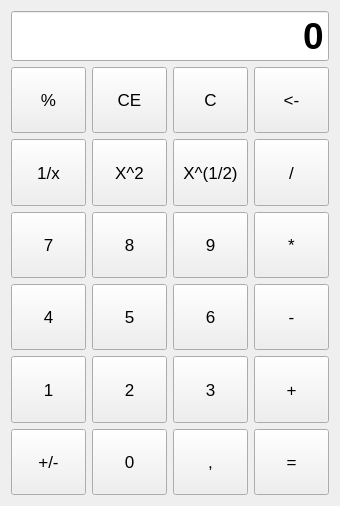
<?xml version="1.0" encoding="UTF-8"?>
<ui version="4.0">
 <class>Form</class>
 <widget class="QWidget" name="Form">
  <property name="geometry">
   <rect>
    <x>0</x>
    <y>0</y>
    <width>338</width>
    <height>506</height>
   </rect>
  </property>
  <property name="windowTitle">
   <string>Калькулятор</string>
  </property>
  <layout class="QVBoxLayout" name="verticalLayout">
   <item>
    <widget class="QLineEdit" name="lineEdit">
     <property name="minimumSize">
      <size>
       <width>0</width>
       <height>50</height>
      </size>
     </property>
     <property name="font">
      <font>
       <pointsize>28</pointsize>
       <weight>75</weight>
       <bold>true</bold>
      </font>
     </property>
     <property name="text">
      <string>0</string>
     </property>
     <property name="alignment">
      <set>Qt::AlignRight|Qt::AlignTrailing|Qt::AlignVCenter</set>
     </property>
     <property name="dragEnabled">
      <bool>false</bool>
     </property>
     <property name="readOnly">
      <bool>true</bool>
     </property>
    </widget>
   </item>
   <item>
    <layout class="QHBoxLayout" name="horizontalLayout">
     <item>
      <widget class="QPushButton" name="pushButton">
       <property name="sizePolicy">
        <sizepolicy hsizetype="Preferred" vsizetype="Preferred">
         <horstretch>0</horstretch>
         <verstretch>0</verstretch>
        </sizepolicy>
       </property>
       <property name="minimumSize">
        <size>
         <width>75</width>
         <height>65</height>
        </size>
       </property>
       <property name="font">
        <font>
         <pointsize>13</pointsize>
         <weight>50</weight>
         <bold>false</bold>
        </font>
       </property>
       <property name="text">
        <string>%</string>
       </property>
      </widget>
     </item>
     <item>
      <widget class="QPushButton" name="pushButton_2">
       <property name="sizePolicy">
        <sizepolicy hsizetype="Preferred" vsizetype="Preferred">
         <horstretch>0</horstretch>
         <verstretch>0</verstretch>
        </sizepolicy>
       </property>
       <property name="minimumSize">
        <size>
         <width>75</width>
         <height>65</height>
        </size>
       </property>
       <property name="font">
        <font>
         <pointsize>13</pointsize>
         <weight>50</weight>
         <bold>false</bold>
        </font>
       </property>
       <property name="text">
        <string>CE</string>
       </property>
      </widget>
     </item>
     <item>
      <widget class="QPushButton" name="pushButton_3">
       <property name="sizePolicy">
        <sizepolicy hsizetype="Preferred" vsizetype="Preferred">
         <horstretch>0</horstretch>
         <verstretch>0</verstretch>
        </sizepolicy>
       </property>
       <property name="minimumSize">
        <size>
         <width>75</width>
         <height>65</height>
        </size>
       </property>
       <property name="font">
        <font>
         <pointsize>13</pointsize>
         <weight>50</weight>
         <bold>false</bold>
        </font>
       </property>
       <property name="text">
        <string>C</string>
       </property>
      </widget>
     </item>
     <item>
      <widget class="QPushButton" name="pushButton_4">
       <property name="sizePolicy">
        <sizepolicy hsizetype="Preferred" vsizetype="Preferred">
         <horstretch>0</horstretch>
         <verstretch>0</verstretch>
        </sizepolicy>
       </property>
       <property name="minimumSize">
        <size>
         <width>75</width>
         <height>65</height>
        </size>
       </property>
       <property name="font">
        <font>
         <pointsize>13</pointsize>
         <weight>50</weight>
         <bold>false</bold>
        </font>
       </property>
       <property name="text">
        <string>&lt;-</string>
       </property>
      </widget>
     </item>
    </layout>
   </item>
   <item>
    <layout class="QHBoxLayout" name="horizontalLayout_2">
     <item>
      <widget class="QPushButton" name="pushButton_8">
       <property name="sizePolicy">
        <sizepolicy hsizetype="Preferred" vsizetype="Preferred">
         <horstretch>0</horstretch>
         <verstretch>0</verstretch>
        </sizepolicy>
       </property>
       <property name="minimumSize">
        <size>
         <width>75</width>
         <height>65</height>
        </size>
       </property>
       <property name="font">
        <font>
         <pointsize>13</pointsize>
         <weight>50</weight>
         <bold>false</bold>
        </font>
       </property>
       <property name="text">
        <string>1/x</string>
       </property>
      </widget>
     </item>
     <item>
      <widget class="QPushButton" name="pushButton_6">
       <property name="sizePolicy">
        <sizepolicy hsizetype="Preferred" vsizetype="Preferred">
         <horstretch>0</horstretch>
         <verstretch>0</verstretch>
        </sizepolicy>
       </property>
       <property name="minimumSize">
        <size>
         <width>75</width>
         <height>65</height>
        </size>
       </property>
       <property name="font">
        <font>
         <pointsize>13</pointsize>
         <weight>50</weight>
         <bold>false</bold>
        </font>
       </property>
       <property name="text">
        <string>X^2</string>
       </property>
      </widget>
     </item>
     <item>
      <widget class="QPushButton" name="pushButton_7">
       <property name="sizePolicy">
        <sizepolicy hsizetype="Preferred" vsizetype="Preferred">
         <horstretch>0</horstretch>
         <verstretch>0</verstretch>
        </sizepolicy>
       </property>
       <property name="minimumSize">
        <size>
         <width>75</width>
         <height>65</height>
        </size>
       </property>
       <property name="font">
        <font>
         <pointsize>13</pointsize>
         <weight>50</weight>
         <bold>false</bold>
        </font>
       </property>
       <property name="text">
        <string>X^(1/2)</string>
       </property>
      </widget>
     </item>
     <item>
      <widget class="QPushButton" name="pushButton_5">
       <property name="sizePolicy">
        <sizepolicy hsizetype="Preferred" vsizetype="Preferred">
         <horstretch>0</horstretch>
         <verstretch>0</verstretch>
        </sizepolicy>
       </property>
       <property name="minimumSize">
        <size>
         <width>75</width>
         <height>65</height>
        </size>
       </property>
       <property name="font">
        <font>
         <pointsize>13</pointsize>
         <weight>50</weight>
         <bold>false</bold>
        </font>
       </property>
       <property name="text">
        <string>/</string>
       </property>
      </widget>
     </item>
    </layout>
   </item>
   <item>
    <layout class="QHBoxLayout" name="horizontalLayout_3">
     <item>
      <widget class="QPushButton" name="pushButton_10">
       <property name="sizePolicy">
        <sizepolicy hsizetype="Preferred" vsizetype="Preferred">
         <horstretch>0</horstretch>
         <verstretch>0</verstretch>
        </sizepolicy>
       </property>
       <property name="minimumSize">
        <size>
         <width>75</width>
         <height>65</height>
        </size>
       </property>
       <property name="font">
        <font>
         <pointsize>13</pointsize>
         <weight>50</weight>
         <bold>false</bold>
        </font>
       </property>
       <property name="text">
        <string>7</string>
       </property>
      </widget>
     </item>
     <item>
      <widget class="QPushButton" name="pushButton_11">
       <property name="sizePolicy">
        <sizepolicy hsizetype="Preferred" vsizetype="Preferred">
         <horstretch>0</horstretch>
         <verstretch>0</verstretch>
        </sizepolicy>
       </property>
       <property name="minimumSize">
        <size>
         <width>75</width>
         <height>65</height>
        </size>
       </property>
       <property name="font">
        <font>
         <pointsize>13</pointsize>
         <weight>50</weight>
         <bold>false</bold>
        </font>
       </property>
       <property name="text">
        <string>8</string>
       </property>
      </widget>
     </item>
     <item>
      <widget class="QPushButton" name="pushButton_9">
       <property name="sizePolicy">
        <sizepolicy hsizetype="Preferred" vsizetype="Preferred">
         <horstretch>0</horstretch>
         <verstretch>0</verstretch>
        </sizepolicy>
       </property>
       <property name="minimumSize">
        <size>
         <width>75</width>
         <height>65</height>
        </size>
       </property>
       <property name="font">
        <font>
         <pointsize>13</pointsize>
         <weight>50</weight>
         <bold>false</bold>
        </font>
       </property>
       <property name="text">
        <string>9</string>
       </property>
      </widget>
     </item>
     <item>
      <widget class="QPushButton" name="pushButton_12">
       <property name="sizePolicy">
        <sizepolicy hsizetype="Preferred" vsizetype="Preferred">
         <horstretch>0</horstretch>
         <verstretch>0</verstretch>
        </sizepolicy>
       </property>
       <property name="minimumSize">
        <size>
         <width>75</width>
         <height>65</height>
        </size>
       </property>
       <property name="font">
        <font>
         <pointsize>13</pointsize>
         <weight>50</weight>
         <bold>false</bold>
        </font>
       </property>
       <property name="text">
        <string>*</string>
       </property>
      </widget>
     </item>
    </layout>
   </item>
   <item>
    <layout class="QHBoxLayout" name="horizontalLayout_4">
     <item>
      <widget class="QPushButton" name="pushButton_14">
       <property name="sizePolicy">
        <sizepolicy hsizetype="Preferred" vsizetype="Preferred">
         <horstretch>0</horstretch>
         <verstretch>0</verstretch>
        </sizepolicy>
       </property>
       <property name="minimumSize">
        <size>
         <width>75</width>
         <height>65</height>
        </size>
       </property>
       <property name="font">
        <font>
         <pointsize>13</pointsize>
         <weight>50</weight>
         <bold>false</bold>
        </font>
       </property>
       <property name="text">
        <string>4</string>
       </property>
      </widget>
     </item>
     <item>
      <widget class="QPushButton" name="pushButton_15">
       <property name="sizePolicy">
        <sizepolicy hsizetype="Preferred" vsizetype="Preferred">
         <horstretch>0</horstretch>
         <verstretch>0</verstretch>
        </sizepolicy>
       </property>
       <property name="minimumSize">
        <size>
         <width>75</width>
         <height>65</height>
        </size>
       </property>
       <property name="font">
        <font>
         <pointsize>13</pointsize>
         <weight>50</weight>
         <bold>false</bold>
        </font>
       </property>
       <property name="text">
        <string>5</string>
       </property>
      </widget>
     </item>
     <item>
      <widget class="QPushButton" name="pushButton_13">
       <property name="sizePolicy">
        <sizepolicy hsizetype="Preferred" vsizetype="Preferred">
         <horstretch>0</horstretch>
         <verstretch>0</verstretch>
        </sizepolicy>
       </property>
       <property name="minimumSize">
        <size>
         <width>75</width>
         <height>65</height>
        </size>
       </property>
       <property name="font">
        <font>
         <pointsize>13</pointsize>
         <weight>50</weight>
         <bold>false</bold>
        </font>
       </property>
       <property name="text">
        <string>6</string>
       </property>
      </widget>
     </item>
     <item>
      <widget class="QPushButton" name="pushButton_16">
       <property name="sizePolicy">
        <sizepolicy hsizetype="Preferred" vsizetype="Preferred">
         <horstretch>0</horstretch>
         <verstretch>0</verstretch>
        </sizepolicy>
       </property>
       <property name="minimumSize">
        <size>
         <width>75</width>
         <height>65</height>
        </size>
       </property>
       <property name="font">
        <font>
         <pointsize>13</pointsize>
         <weight>50</weight>
         <bold>false</bold>
        </font>
       </property>
       <property name="text">
        <string>-</string>
       </property>
      </widget>
     </item>
    </layout>
   </item>
   <item>
    <layout class="QHBoxLayout" name="horizontalLayout_5">
     <item>
      <widget class="QPushButton" name="pushButton_18">
       <property name="sizePolicy">
        <sizepolicy hsizetype="Preferred" vsizetype="Preferred">
         <horstretch>0</horstretch>
         <verstretch>0</verstretch>
        </sizepolicy>
       </property>
       <property name="minimumSize">
        <size>
         <width>75</width>
         <height>65</height>
        </size>
       </property>
       <property name="font">
        <font>
         <pointsize>13</pointsize>
         <weight>50</weight>
         <bold>false</bold>
        </font>
       </property>
       <property name="text">
        <string>1</string>
       </property>
      </widget>
     </item>
     <item>
      <widget class="QPushButton" name="pushButton_19">
       <property name="sizePolicy">
        <sizepolicy hsizetype="Preferred" vsizetype="Preferred">
         <horstretch>0</horstretch>
         <verstretch>0</verstretch>
        </sizepolicy>
       </property>
       <property name="minimumSize">
        <size>
         <width>75</width>
         <height>65</height>
        </size>
       </property>
       <property name="font">
        <font>
         <pointsize>13</pointsize>
         <weight>50</weight>
         <bold>false</bold>
        </font>
       </property>
       <property name="text">
        <string>2</string>
       </property>
      </widget>
     </item>
     <item>
      <widget class="QPushButton" name="pushButton_17">
       <property name="sizePolicy">
        <sizepolicy hsizetype="Preferred" vsizetype="Preferred">
         <horstretch>0</horstretch>
         <verstretch>0</verstretch>
        </sizepolicy>
       </property>
       <property name="minimumSize">
        <size>
         <width>75</width>
         <height>65</height>
        </size>
       </property>
       <property name="font">
        <font>
         <pointsize>13</pointsize>
         <weight>50</weight>
         <bold>false</bold>
        </font>
       </property>
       <property name="text">
        <string>3</string>
       </property>
      </widget>
     </item>
     <item>
      <widget class="QPushButton" name="pushButton_20">
       <property name="sizePolicy">
        <sizepolicy hsizetype="Preferred" vsizetype="Preferred">
         <horstretch>0</horstretch>
         <verstretch>0</verstretch>
        </sizepolicy>
       </property>
       <property name="minimumSize">
        <size>
         <width>75</width>
         <height>65</height>
        </size>
       </property>
       <property name="font">
        <font>
         <pointsize>13</pointsize>
         <weight>50</weight>
         <bold>false</bold>
        </font>
       </property>
       <property name="text">
        <string>+</string>
       </property>
      </widget>
     </item>
    </layout>
   </item>
   <item>
    <layout class="QHBoxLayout" name="horizontalLayout_6">
     <item>
      <widget class="QPushButton" name="pushButton_22">
       <property name="sizePolicy">
        <sizepolicy hsizetype="Preferred" vsizetype="Preferred">
         <horstretch>0</horstretch>
         <verstretch>0</verstretch>
        </sizepolicy>
       </property>
       <property name="minimumSize">
        <size>
         <width>75</width>
         <height>65</height>
        </size>
       </property>
       <property name="font">
        <font>
         <pointsize>13</pointsize>
         <weight>50</weight>
         <bold>false</bold>
        </font>
       </property>
       <property name="text">
        <string>+/-</string>
       </property>
      </widget>
     </item>
     <item>
      <widget class="QPushButton" name="pushButton_23">
       <property name="sizePolicy">
        <sizepolicy hsizetype="Preferred" vsizetype="Preferred">
         <horstretch>0</horstretch>
         <verstretch>0</verstretch>
        </sizepolicy>
       </property>
       <property name="minimumSize">
        <size>
         <width>75</width>
         <height>65</height>
        </size>
       </property>
       <property name="font">
        <font>
         <pointsize>13</pointsize>
         <weight>50</weight>
         <bold>false</bold>
        </font>
       </property>
       <property name="text">
        <string>0</string>
       </property>
      </widget>
     </item>
     <item>
      <widget class="QPushButton" name="pushButton_21">
       <property name="sizePolicy">
        <sizepolicy hsizetype="Preferred" vsizetype="Preferred">
         <horstretch>0</horstretch>
         <verstretch>0</verstretch>
        </sizepolicy>
       </property>
       <property name="minimumSize">
        <size>
         <width>75</width>
         <height>65</height>
        </size>
       </property>
       <property name="font">
        <font>
         <pointsize>13</pointsize>
         <weight>50</weight>
         <bold>false</bold>
        </font>
       </property>
       <property name="text">
        <string>,</string>
       </property>
      </widget>
     </item>
     <item>
      <widget class="QPushButton" name="pushButton_24">
       <property name="sizePolicy">
        <sizepolicy hsizetype="Preferred" vsizetype="Preferred">
         <horstretch>0</horstretch>
         <verstretch>0</verstretch>
        </sizepolicy>
       </property>
       <property name="minimumSize">
        <size>
         <width>75</width>
         <height>65</height>
        </size>
       </property>
       <property name="font">
        <font>
         <pointsize>13</pointsize>
         <weight>50</weight>
         <bold>false</bold>
        </font>
       </property>
       <property name="text">
        <string>=</string>
       </property>
      </widget>
     </item>
    </layout>
   </item>
  </layout>
 </widget>
 <resources/>
 <connections/>
</ui>
